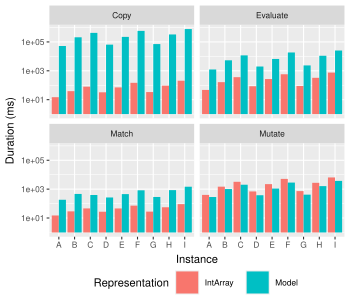

Recreate this plot in R.
library(ggplot2)
library(stringr)
library(tidyr)
library(RPostgres)

con <- con <- dbConnect(
  RPostgres::Postgres(),
  user = "postgres",
  password = "postgres",
  dbname = "postgres"
)

df <- dbGetQuery(
  con,
  "
with duration as (select run_id,
                         sum(evaluate) as evaluate,
                         sum(copy)     as copy,
                         sum(match)    as match,
                         sum(mutate)   as mutate
                  from stats
                  group by run_id)
select problem,
       substring(instance from length('Input_') + 1 for 1)               as model,
       representation,
       percentile_cont(0.5) within group ( order by evaluate ) / 1000000 as evaluate,
       percentile_cont(0.5) within group ( order by copy ) / 1000000     as copy,
       percentile_cont(0.5) within group ( order by match ) / 1000000    as match,
       percentile_cont(0.5) within group ( order by mutate ) / 1000000   as mutate
from run r
         join duration d on r.id = d.run_id
where problem = 'Knapsack'
group by problem, instance, representation
  "
)

dbDisconnect(con)

df <- pivot_longer(df, cols = c(evaluate, copy, match, mutate))

ggplot(df, aes(
  x = model,
  y = value,
  fill = representation
)) +
  scale_y_log10() +
  geom_col(position = position_dodge()) +
  labs(x = "Instance", y = "Duration (ms)", fill = "Representation") +
  theme_gray(base_size = 8) +
  theme(
    legend.position = "bottom",
    legend.margin = margin(),
    legend.box.spacing = unit(4, "pt")
  ) +
  facet_wrap(vars(name), labeller = labeller(.default = str_to_title))
